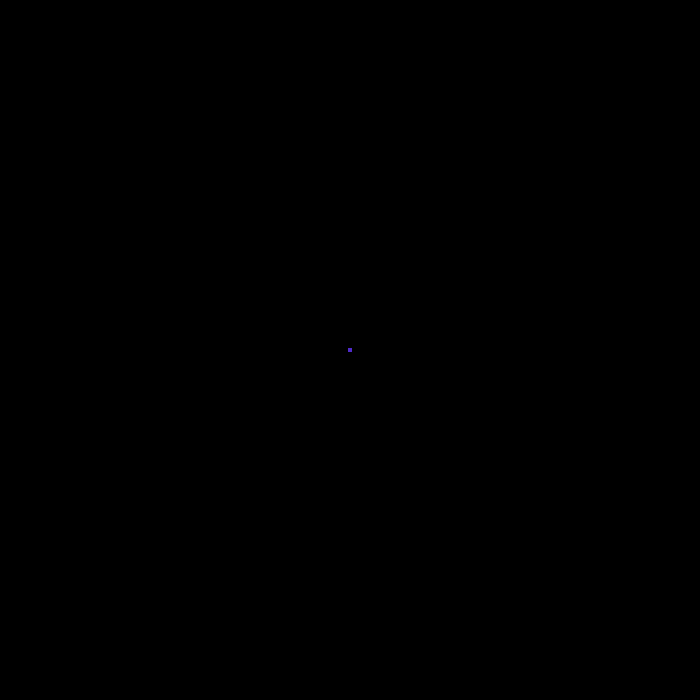
Frame 1 (no input)
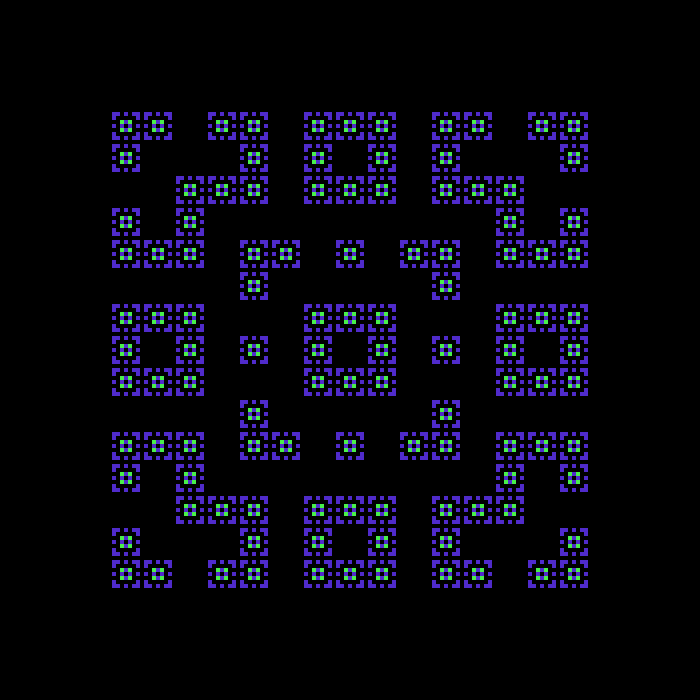
Frame 60 (the mouse pressed at the canvas centre just before this capture)
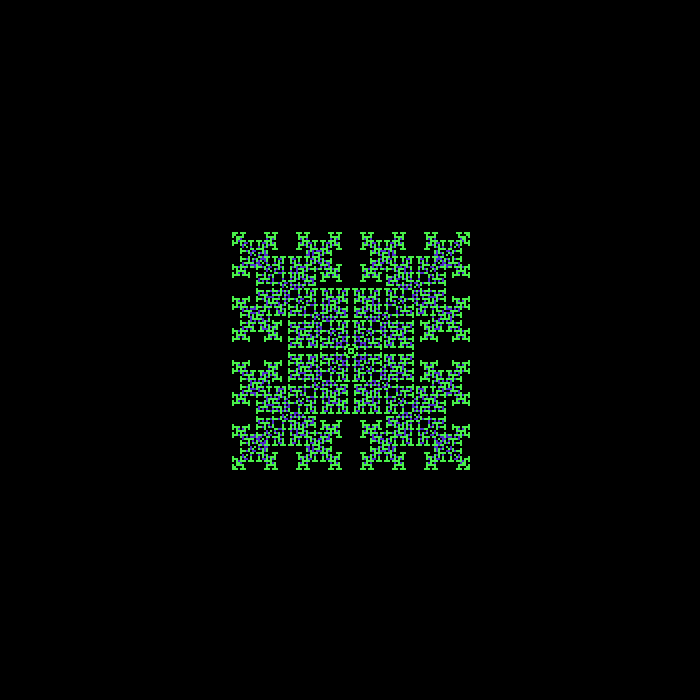
Frame 120 (the mouse held since frame 60 and released just before this capture)

The Processing sketch that drew these frames (run headless with seeded random() and noise(); from frame 60 on, the mouse is pressed at the canvas centre):

// Processing sketch: Color_fractal
// ── Color_fractal.pde
int [][] tab;
int [][] oldtab;
color [] palette;

int lato;
int col;
int rows;
int a;

color dead;

void setup() {
  size(700, 700);
  noStroke();
  frameRate(10);
  //fullScreen();
  background(0);

  a = 0;

  palette = new color[]{
    #502BCB, //blu
    #49F04A, //verde
    #F2810F, //arancione
    #DE60DC, //rosa
    #8533BC, //viola
    #F21827, //rosso
    #18EDF2, //azzurro
    #FAFF0D //giallo
  };

  dead = color(0);
  reset();
}

void draw() {

  for (int x = 0; x < col; x++) {
    for (int y = 0; y < rows; y++) {
      if (tab[x][y] > -1) {
        fill(palette[tab[x][y]]);
      } else {
        fill(dead);
      }
      square(x * lato, y * lato, lato);
      oldtab[x][y] = tab[x][y];
    }
  }
  update();
}

void update() {

  for (int x = 0; x < col; x++) {
    for (int y = 0; y < rows; y++) {

      int counter = 0;

      for (int lr = x - 1; lr <= x + 1; lr++) {
        for (int ud = y - 1; ud <= y + 1; ud++) {
          if (ud != y || lr != x) {

            if ((lr >= 0 && lr < col) && (ud >= 0 && ud < rows)) {
              if (oldtab[lr][ud] >= 0) {
                counter++;
              }
              //} else {
              //  int outx = lr;
              //  int outy = ud;

              //  if (outx >= width / lato) {
              //    outx = 0;
              //  } else if (outx < 0) {
              //    outx = (width / lato) - 1;
              //  }

              //  if (outy >= height / lato) {
              //    outy = 0;
              //  } else if (outy < 0) {
              //    outy = (height / lato) - 1;
              //  }

              //  if (oldtab[outx][outy]) {
              //    counter++;
              //  }
            }
          }
        }
      }
      if (a == 0) {
        replicator(x, y, counter);
      } else if (a == 1) {
        tootpick(x, y, counter);
      } else if (a == 2) {
        idontknow(x, y, counter);
      }
    }
  }
}

void replicator(int x, int y, int c) {
  if (c % 2 == 1) {
    tab[x][y] = (c - 1) / 2;
  } else {
    tab[x][y] = -1;
  }
}

void tootpick(int x, int y, int c) {
  if (tab[x][y] == -1 && (c == 1 || c == 6)) {
    tab[x][y] = c % 3;
  } else if (tab[x][y] != -1 && (c > 6)) {
    tab[x][y] = -1;
  }
}

void idontknow(int x, int y, int c) {
  if (tab[x][y] == -1 && c > 0) {
    tab[x][y] = c - 1;
  } else if (tab[x][y] != -1 && c != 1 && c != 4 && c != 5) {
    tab[x][y] = -1;
  }
}

void mousePressed() {
  a = a < 2 ? a + 1 : 0;
  reset();
}

void reset() {
  lato = a == 1 ? 2 : 4;  
  
  col = int(width / lato);
  rows = int(height / lato);

  tab = new int [col][rows];
  oldtab = new int [col][rows];
  
  for (int x = 0; x < col; x++) {
    for (int y = 0; y < rows; y++) {
      tab[x][y] = -1;
    }
  }

  tab[int(col / 2)][int(rows / 2)] = 0;
  oldtab[int(col / 2)][int(rows / 2)] = 0;
}
